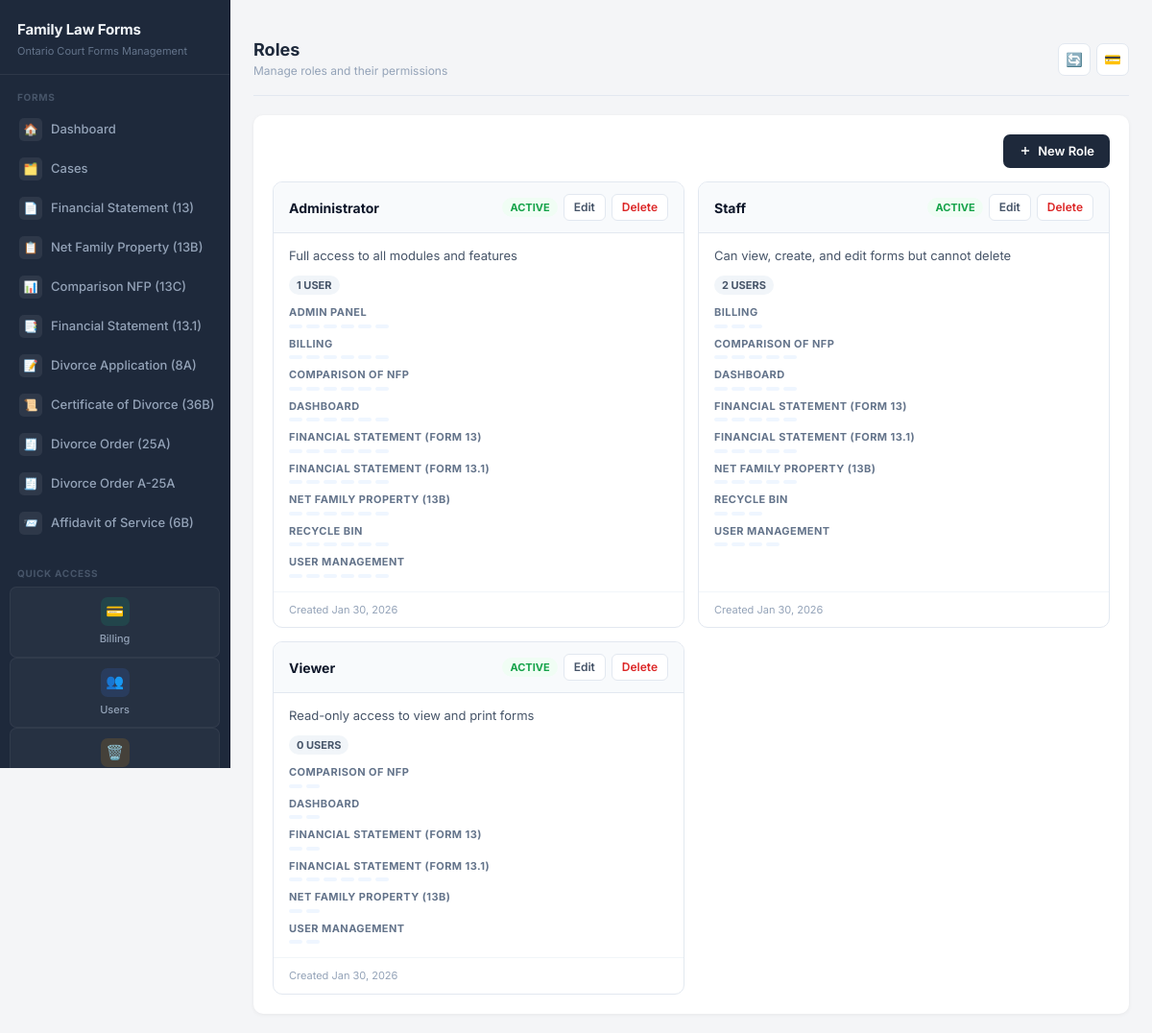
Screenshot of /user-management/roles/ (signed in) with the database file from the repository.
### users/models.py (models this page shows, shortened)
class Role(models.Model):
    name = models.CharField(max_length=100, unique=True)
    description = models.TextField(blank=True)
    permissions = models.ManyToManyField(Permission, blank=True, related_name='roles')
    is_active = models.BooleanField(default=True)
    created_at = models.DateTimeField(auto_now_add=True)
    updated_at = models.DateTimeField(auto_now=True)
    class Meta:
        ordering = ['name']

class Module(models.Model):
    name = models.CharField(max_length=100, unique=True)
    code = models.CharField(max_length=50, unique=True)  # e.g., 'financial_statement', 'comparison_nfp'
    description = models.TextField(blank=True)
    icon = models.CharField(max_length=50, default='📁')
    is_active = models.BooleanField(default=True)
    created_at = models.DateTimeField(auto_now_add=True)
    updated_at = models.DateTimeField(auto_now=True)
    class Meta:
        ordering = ['name']

class Permission(models.Model):
    PERMISSION_TYPES = [
        ('view', 'View'),
        ('create', 'Create'),
        ('edit', 'Edit'),
        ('delete', 'Delete'),
        ('print', 'Print'),
        ('export', 'Export'),
    ]
    module = models.ForeignKey(Module, on_delete=models.CASCADE, related_name='permissions')
    permission_type = models.CharField(max_length=20, choices=PERMISSION_TYPES)
    class Meta:
        unique_together = ['module', 'permission_type']
        ordering = ['module', 'permission_type']

### users/views.py (the view)
# urls.py: path('roles/', views.role_list, name='role_list'),
@login_required
@user_passes_test(is_admin)
def role_list(request):
    roles = Role.objects.prefetch_related('permissions', 'users').all()
    return render(request, 'users/role_list.html', {'roles': roles})

### users/context_processors.py (called while the page is built, shortened)
def user_permissions(request):
    context = {
        'user_modules': {},
        'user_permissions': {},
    }
    if not request.user.is_authenticated:
        return context
    if request.user.is_superuser:
        modules = Module.objects.filter(is_active=True)
        context['user_modules'] = {m.code: True for m in modules}
        context['user_permissions'] = {
            m.code: {
                'view': True,
                'create': True,
                'edit': True,
                'delete': True,
                'print': True,
                'export': True,
            } for m in modules
        }
        return context

### users/views.py (called while the page is built)
def is_admin(user):
    return user.is_superuser or user.is_staff

### users/templates/users/role_list.html (shortened to what this page needs)
﻿{% extends 'base.html' %}
{% block header %}Roles{% endblock %}
{% block subheader %}Manage roles and their permissions{% endblock %}
{% block content %}
<div class="rl-top">
  <a href="{% url 'users:role_create' %}" class="rl-btn-new">
    <svg width="14" height="14" viewBox="0 0 24 24" fill="none" stroke="currentColor" stroke-width="2.5"><path d="M12 5v14M5 12h14"/></svg>
    New Role
  </a>
</div>
{% if roles %}
<div class="rl-grid">
  {% for role in roles %}
  <div class="rl-card">
    <div class="rl-card-head">
      <span class="rl-name">{{ role.name }}</span>
      <div class="rl-head-right">
        {% if role.is_active %}
        <span class="rl-badge rl-badge-active">Active</span>
        {% else %}
        <span class="rl-badge rl-badge-inactive">Inactive</span>
        {% endif %}
        <a href="{% url 'users:role_edit' role.pk %}" class="rl-action-btn">Edit</a>
        <a href="{% url 'users:role_delete' role.pk %}" class="rl-action-btn rl-action-del">Delete</a>
      </div>
    </div>
    <div class="rl-body">
      {% if role.description %}
      <div class="rl-desc">{{ role.description }}</div>
      {% endif %}
      <div class="rl-meta">
        <span class="rl-badge" style="background:#f1f5f9;color:#475569;">{{ role.users.count }} user{{ role.users.count|pluralize }}</span>
      </div>
      <div class="rl-perm-section">
        {% regroup role.permissions.all by module as perm_modules %}
        {% if perm_modules %}
          {% for group in perm_modules %}
          <div class="rl-perm-mod">{{ group.grouper.name }}</div>
          <div class="rl-perm-chips">
            {% for perm in group.list %}
            <span class="rl-perm-chip">{{ perm.name }}</span>
            {% endfor %}
          </div>
          {% endfor %}
        {% else %}
          <span class="rl-no-perm">No permissions assigned</span>
        {% endif %}
      </div>
    </div>
    <div class="rl-foot">Created {{ role.created_at|date:"M d, Y" }}</div>
  </div>
  {% endfor %}
</div>
{% else %}
<div class="rl-empty">No roles have been created yet.</div>
{% endif %}
{% endblock %}

### forms/templates/base.html (style rules this page uses)
:root { --bg: #f4f5f7; --card: #ffffff; --text: #1e293b; --text-secondary: #475569; --muted: #94a3b8; --line: #e2e8f0; --brand: #1e293b; --success: #16a34a; --warning: #d97706; --danger: #dc2626; --sidebar-w: 240px; --radius: 10px; --radius-sm: 7px; --shadow-sm: 0 1px 3px rgba(0,0,0,0.06); --shadow-md: 0 4px 12px rgba(0,0,0,0.07); --transition: all 0.15s ease; }
* { font-family: 'Inter', -apple-system, BlinkMacSystemFont, 'Segoe UI', Roboto, sans-serif; }
body { background: var(--bg); color: var(--text); line-height: 1.5; font-size: 14px; }
body { background: var(--bg) !important; }

### users/templates/users/role_list.html (style rules this page uses)
.rl-top { display: flex; justify-content: space-between; align-items: center; margin-bottom: 14px; }
.rl-btn-new { display: inline-flex; align-items: center; gap: 6px; padding: 8px 16px; background: #1e293b; color: #fff; border-radius: 7px; font-size: 13px; font-weight: 600; text-decoration: none; transition: background .15s; }
.rl-grid { display: grid; grid-template-columns: repeat(auto-fill, minmax(320px, 1fr)); gap: 14px; }
.rl-card { background: #fff; border: 1px solid #e2e8f0; border-radius: 10px; overflow: hidden; display: flex; flex-direction: column; }
.rl-card-head { padding: 12px 16px; background: #f8fafc; border-bottom: 1px solid #e2e8f0; display: flex; align-items: center; justify-content: space-between; gap: 8px; }
.rl-name { font-size: 14px; font-weight: 700; color: #0f172a; }
.rl-head-right { display: flex; align-items: center; gap: 6px; flex-shrink: 0; }
.rl-badge { display: inline-block; padding: 2px 8px; border-radius: 20px; font-size: 11px; font-weight: 700; text-transform: uppercase; }
.rl-badge-active { background: #f0fdf4; color: #16a34a; }
.rl-action-btn { display: inline-flex; align-items: center; padding: 4px 10px; border-radius: 6px; font-size: 12px; font-weight: 600; text-decoration: none; transition: background .15s; border: 1px solid #e2e8f0; background: #fff; color: #475569; }
.rl-action-del { color: #dc2626; }
.rl-body { padding: 14px 16px; flex: 1; }
.rl-desc { font-size: 13px; color: #475569; margin-bottom: 10px; }
.rl-meta { font-size: 12px; color: #94a3b8; margin-bottom: 10px; }
.rl-perm-section { margin-top: 10px; }
.rl-perm-mod { font-size: 11px; font-weight: 700; text-transform: uppercase; color: #64748b; letter-spacing: .04em; margin-bottom: 4px; margin-top: 8px; }
.rl-perm-chips { display: flex; flex-wrap: wrap; gap: 4px; }
.rl-perm-chip { display: inline-block; padding: 2px 7px; background: #eff6ff; color: #2563eb; border-radius: 20px; font-size: 11px; font-weight: 600; }
.rl-foot { padding: 10px 16px; border-top: 1px solid #f1f5f9; font-size: 11px; color: #94a3b8; }

### rows the page displays
Role: name "Administrator", is_active "ACTIVE", description "Full access to all modules and features", users.count "1", created_at "Jan 30, 2026"
Module: grouper.name "ADMIN PANEL"
Module: grouper.name "BILLING"
Module: grouper.name "COMPARISON OF NFP"
Module: grouper.name "DASHBOARD"
Module: grouper.name "FINANCIAL STATEMENT (FORM 13)"
Module: grouper.name "FINANCIAL STATEMENT (FORM 13.1)"
Module: grouper.name "NET FAMILY PROPERTY (13B)"
Module: grouper.name "RECYCLE BIN"
Module: grouper.name "USER MANAGEMENT"
Role: name "Staff", is_active "ACTIVE", description "Can view, create, and edit forms but cannot delete", users.count "2", created_at "Jan 30, 2026"
Role: name "Viewer", is_active "ACTIVE", description "Read-only access to view and print forms", users.count "0", created_at "Jan 30, 2026"
